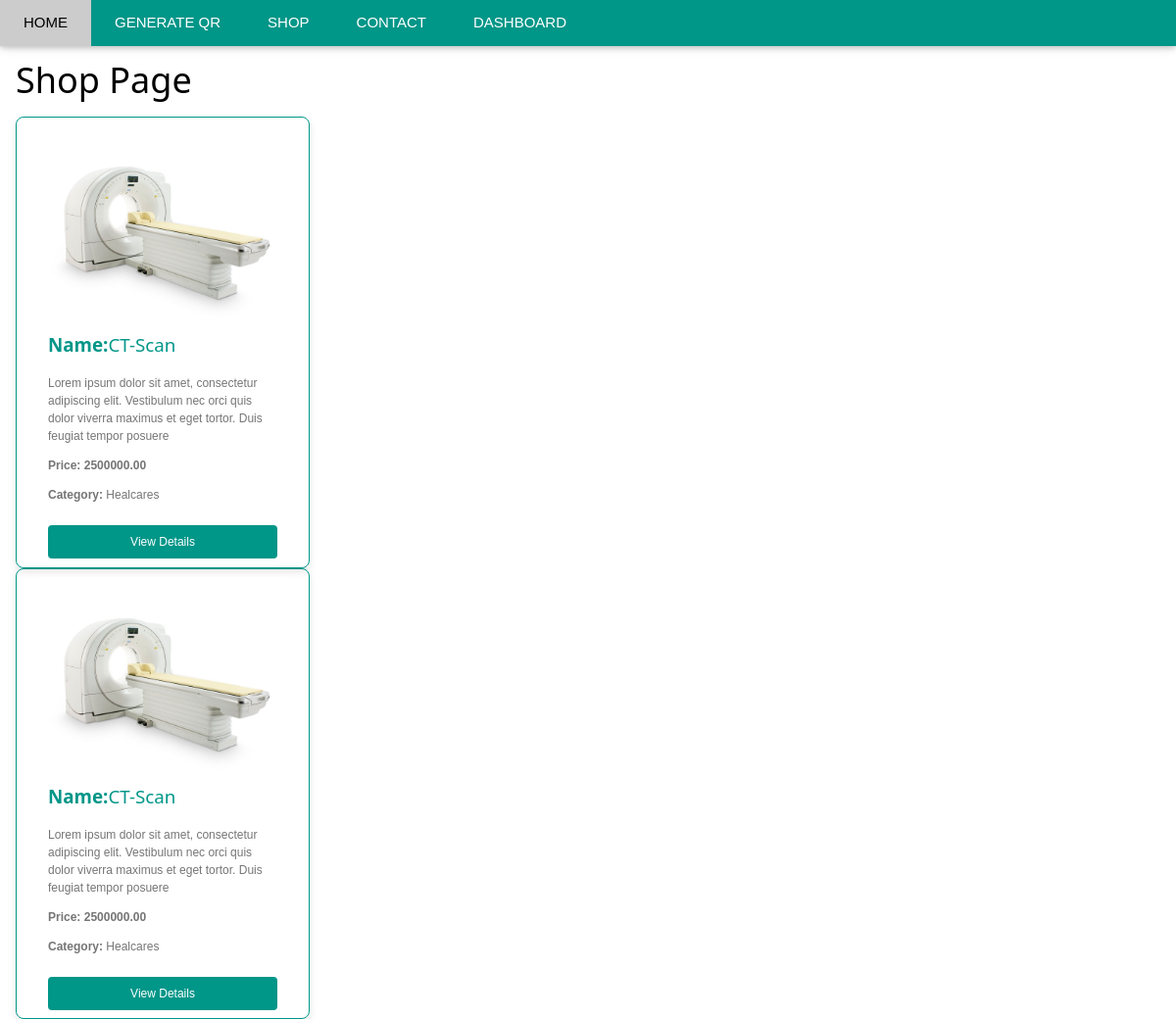
The app's page /shop/ with its own data.
### app_shop/models.py (models this page shows, shortened)
class AllProducts(models.Model):
    category = models.ForeignKey('Category', on_delete=models.CASCADE, related_name='AllProducts', default=1, null=False, blank=False)
    id = models.AutoField(primary_key=True)
    name = models.CharField(max_length=100)
    description = models.TextField()
    price = models.DecimalField(max_digits=10, decimal_places=2)
    image = models.ImageField(upload_to='products_images/')
    created_at = models.DateTimeField(auto_now_add=True)
    updated_at = models.DateTimeField(auto_now=True)
    is_active = models.BooleanField(default=True)

class Category(models.Model):
    name = models.CharField(max_length=100)
    description = models.TextField()
    def __str__(self):
        return self.name

### app_shop/views.py (the view)
# urls.py: path('', views.allProducts, name='shop'),
def allProducts(request):
    allproducts = AllProducts.objects.all()
    context = {
        'title': 'Shop',
        'allproducts': allproducts,
    }
    template = 'app_shop/shop.html'
    return render(request, template, context)

### app_shop/templates/app_shop/shop.html
{% extends 'app_general/components/base.html' %}
{% load static %}
{% block main-content %}
<div class="w3-container w3-content" style="max-width:1200px; margin-top: 45px;">
        <h1>Shop Page</h1>
    {% for s in allproducts %}
    <div class="w3-card-4 w3-round-large w3-padding w3-border w3-border-teal" style="width: 300px; box-shadow: 0 4px 8px rgba(0, 0, 0, 0.1); transition: transform 0.3s;">
        <img src="{{ s.image.url }}" alt="product image" style="width: 100%; height: 200px; object-fit: cover; border-radius: 8px;">
        <div class="w3-container">
            <h2 class="w3-text-teal w3-margin-bottom" style="font-size: 1.25em;"><b>Name:</b>{{ s.name }}</h2>
            <p class="w3-text-grey w3-small" style="font-size: 0.875em;">{{ s.description }}</p>
            <p class="w3-text-grey w3-small" style="font-size: 0.875em;"><b>Price:</b> <strong>{{ s.price }}</strong></p>
            <p class="w3-text-grey w3-small" style="font-size: 0.875em;"><b>Category:</b> {{ s.category }}</p>
            <a href="#" class="w3-button w3-teal w3-round w3-hover-blue w3-hover-shadow w3-small" style="width: 100%; margin-top: 10px;">View Details</a>
        </div>
    </div>
    {% endfor %}
</div>
{% endblock %}

### app_general/templates/app_general/components/base.html (shortened to what this page needs)
{% load static %}
{% load widget_tweaks %}
<!DOCTYPE html>
<html lang="en">
<head>
    <link rel="stylesheet" href="{% static 'app_general/css/w3/w3.css' %}">
    <link rel="stylesheet" href="{% static 'app_general/css/w3/custom.css' %}">
</head>
<body>
    {% include 'app_general/components/header.html' %}
        <div style="margin-top: 45px;">
            {% block main-content %} {% endblock %}
        </div>
</body>
</html>

### app_general/templates/app_general/components/header.html (shortened to what this page needs)
{% load static %}
<div class="w3-top">
    <div class="w3-bar w3-teal w3-card">
      <a href="{% url 'home' %}" class="w3-bar-item w3-button w3-padding-large">HOME</a>
      <a href="{% url 'generate_qr' %}" class="w3-bar-item w3-button w3-padding-large w3-hide-small">GENERATE QR</a>
      <a href="{% url 'shop' %}" class="w3-bar-item w3-button w3-padding-large w3-hide-small">SHOP</a>
      <a href="#contact" class="w3-bar-item w3-button w3-padding-large w3-hide-small">CONTACT</a>
      <a href="{% url 'dashboard_admin' %}" class="w3-bar-item w3-button w3-padding-large w3-hide-small">DASHBOARD</a>
      <a href="javascript:void(0)" class="w3-padding-large w3-hover-red w3-hide-small w3-right"></a>
    </div>
  </div>

### app_general/static/app_general/css/w3/w3.css (style rules this page uses)
html { box-sizing:border-box }
*,*:before,*:after { box-sizing:inherit }
html { -ms-text-size-adjust:100%;-webkit-text-size-adjust:100% }
body { margin:0 }
a { background-color:transparent }
b,strong { font-weight:bolder }
img { border-style:none }
html,body { font-family:Verdana,sans-serif;font-size:15px;line-height:1.5 }
html { overflow-x:hidden }
h1 { font-size:36px }
h2 { font-size:30px }
h1,h2,h3,h4,h5,h6 { font-family:"Segoe UI",Arial,sans-serif;font-weight:400;margin:10px 0 }
img { vertical-align:middle }
a { color:inherit }
.w3-btn,.w3-button { border:none;display:inline-block;padding:8px 16px;vertical-align:middle;overflow:hidden;text-decoration:none;color:inherit;background-color:inherit;text-align:center;cursor:pointer;white-space:nowrap }
.w3-btn,.w3-button { -webkit-touch-callout:none;-webkit-user-select:none;-khtml-user-select:none;-moz-user-select:none;-ms-user-select:none;user-select:none }
.w3-bar { width:100%;overflow:hidden }
.w3-bar .w3-bar-item { padding:8px 16px;float:left;width:auto;border:none;display:block;outline:0 }
.w3-bar .w3-button { white-space:normal }
.w3-container:after,.w3-container:before,.w3-panel:after,.w3-panel:before,.w3-row:after,.w3-row:before,.w3-row-padding:after,.w3-row-padding:before, .w3-cell-row:before,.w3-cell-row:after,.w3-clear:after,.w3-clear:before,.w3-bar:before,.w3-bar:after { content:"";display:table;clear:both }
.w3-content,.w3-auto { margin-left:auto;margin-right:auto }
.w3-content { max-width:980px }
.w3-top,.w3-bottom { position:fixed;width:100%;z-index:1 }
.w3-top { top:0 }
.w3-round,.w3-round-medium { border-radius:4px }
.w3-round-large { border-radius:8px }
.w3-container,.w3-panel { padding:0.01em 16px }
.w3-card,.w3-card-2 { box-shadow:0 2px 5px 0 rgba(0,0,0,0.16),0 2px 10px 0 rgba(0,0,0,0.12) }
.w3-card-4,.w3-hover-shadow:hover { box-shadow:0 4px 10px 0 rgba(0,0,0,0.2),0 4px 20px 0 rgba(0,0,0,0.19) }
.w3-small { font-size:12px!important }
.w3-border { border:1px solid #ccc!important }
.w3-margin-bottom { margin-bottom:16px!important }
.w3-padding { padding:8px 16px!important }
.w3-padding-large { padding:12px 24px!important }
.w3-right { float:right!important }
.w3-teal,.w3-hover-teal:hover { color:#fff!important;background-color:#009688!important }
.w3-text-teal,.w3-hover-text-teal:hover { color:#009688!important }
.w3-text-grey,.w3-hover-text-grey:hover,.w3-text-gray,.w3-hover-text-gray:hover { color:#757575!important }
.w3-border-teal,.w3-hover-border-teal:hover { border-color:#009688!important }

### records on screen
AllProducts: image (picture), name "CT-Scan", description "Lorem ipsum dolor sit amet, consectetur adipiscing elit. Vestibulum nec orci quis dolor viverra maximus et eget tortor. Duis feugiat tempor posuere", price "2500000.00", category "Healcares"
AllProducts: image (picture), name "CT-Scan", description "Lorem ipsum dolor sit amet, consectetur adipiscing elit. Vestibulum nec orci quis dolor viverra maximus et eget tortor. Duis feugiat tempor posuere", price "2500000.00", category "Healcares"
